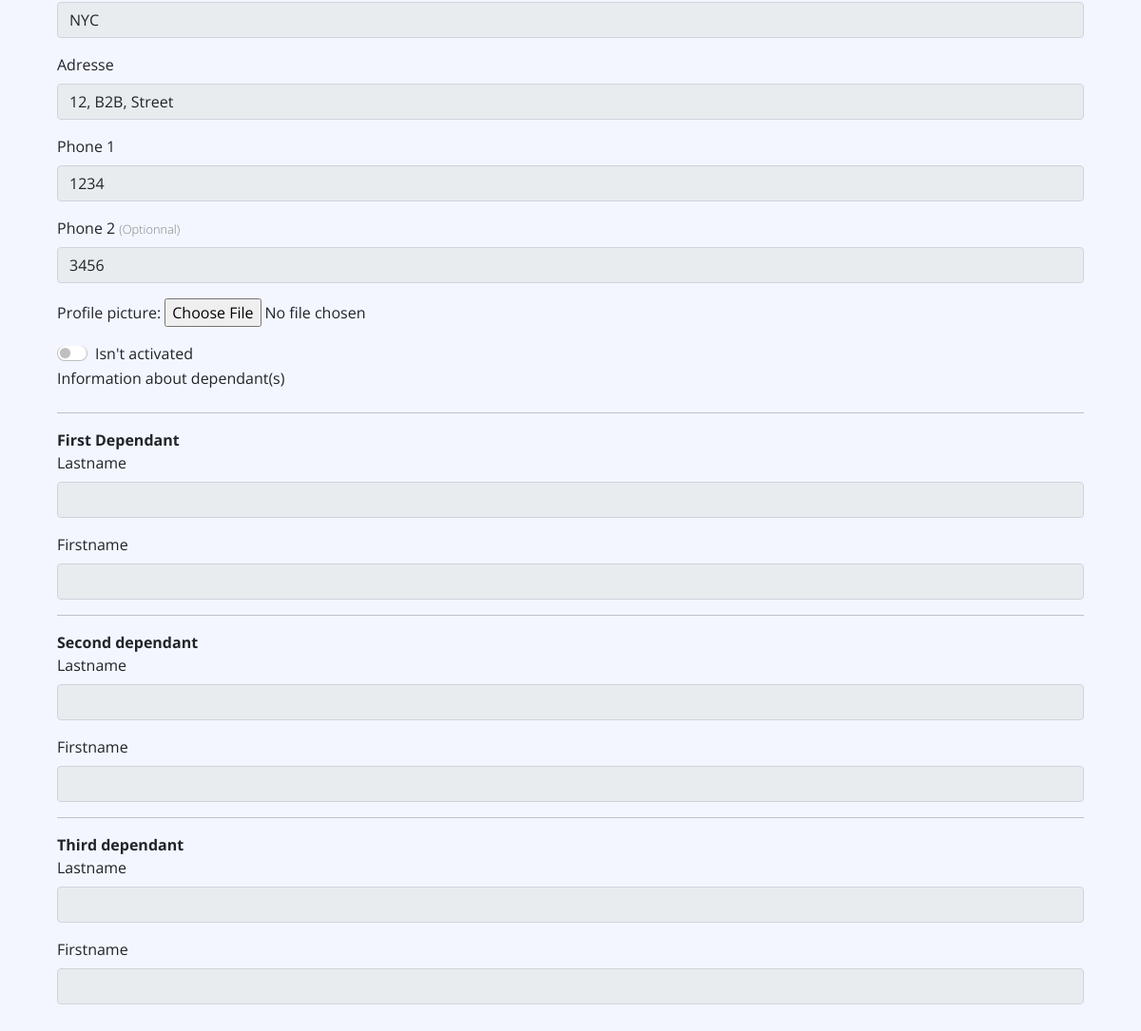
Before: /View/person-details.php?person-details=1 (signed in, lower part) with the older database file.
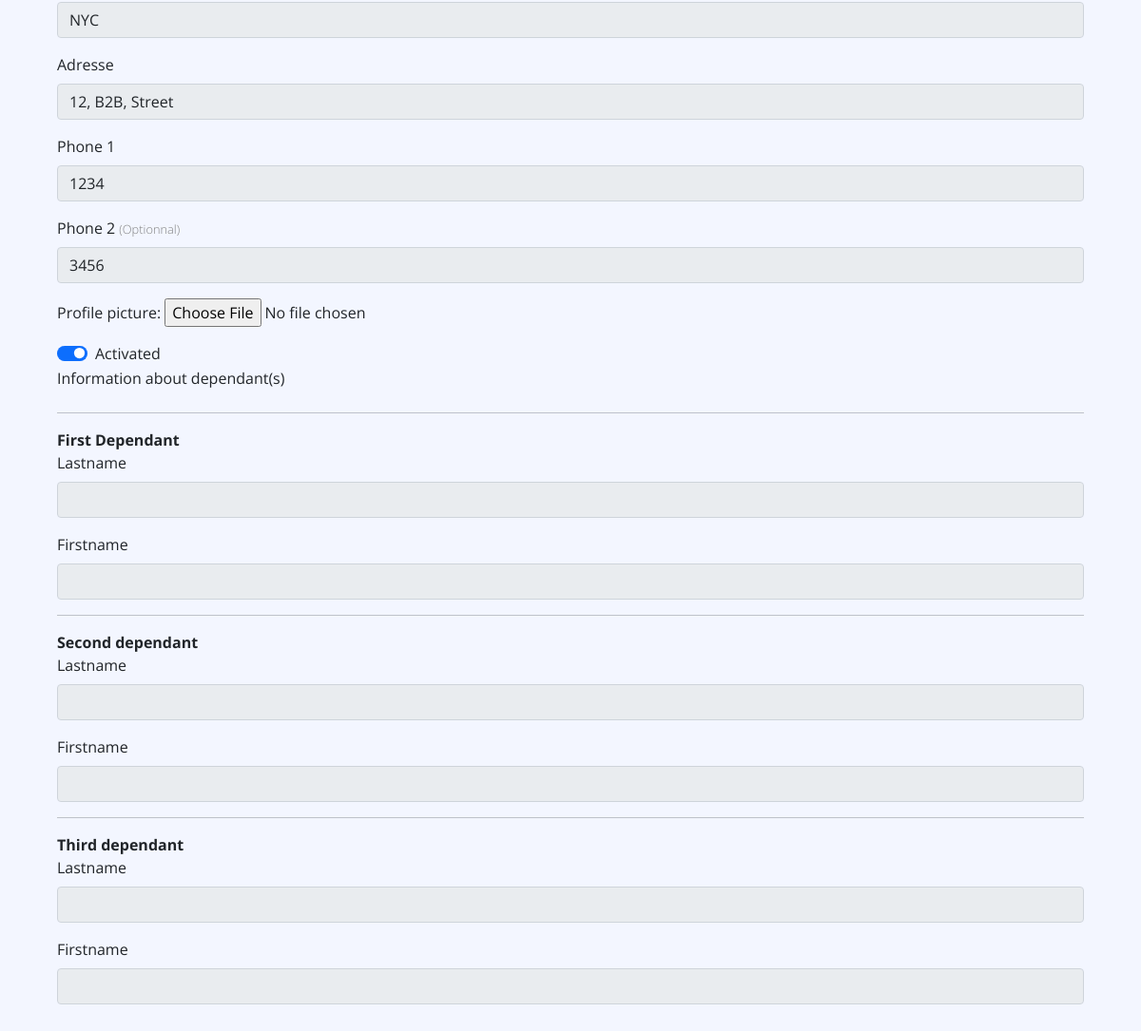
After: the same page with the newer database file.
### tables this page shows
CREATE TABLE `personne` (
  `id_person` int(11) NOT NULL,
  `nom` varchar(50) NOT NULL,
  `prenom` varchar(50) NOT NULL,
  `date_naissance` date NOT NULL,
  `lieu_naissance` varchar(50) NOT NULL,
  `telephone_1` varchar(20) NOT NULL,
  `telephone_2` varchar(20) NOT NULL,
  `adresse` varchar(100) NOT NULL,
  `email` varchar(50) NOT NULL,
  `profile_image` varchar(255) NOT NULL,
  `date_exp` date NOT NULL DEFAULT current_timestamp(),
  `creation_date` date NOT NULL DEFAULT current_timestamp(),
  `id_statut` int(11) NOT NULL,
  `id_dependant` int(11) DEFAULT NULL,
  `id_group` int(11) NOT NULL,
  `id_program` int(11) NOT NULL
);

### View/person-details.php (the view, shortened to what the changed rows need)
<!Doctype html>
<html>
<head>
    <link rel="stylesheet" href="css/style.css">
    <link rel="stylesheet" href="css/main.css">
    <link href="https://cdn.jsdelivr.net/npm/bootstrap@5.0.2/dist/css/bootstrap.min.css" rel="stylesheet">
    <link rel="stylesheet" href="https://cdn.jsdelivr.net/npm/bootstrap-icons@1.5.0/font/bootstrap-icons.css">
</head>
<body class="body">
    <?php
    include_once('header.php');
    ?>
            <?php
            $id_person = $_GET["person-details"];
            ?>
    <div class="third-part-content">
        <form action="" method="post" class="container mb-5">
            <?php
            if (isset($_SESSION["role"]) && $_SESSION["role"] === 1) {
                $edit = "readonly";
            } else {
                $edit = "";
                $editText = '<button type="submit" name="submit" class="mb-5 text-white btn btn-brand"> Save person</button>';
            }
            $query = "SELECT * FROM personne, program, groupe WHERE id_person = $id_person AND groupe.id_program = program.id_program AND personne.id_group = groupe.id_group";
            $result = $conn->query($query);
            if (mysqli_num_rows($result) > 0) {
                while ($row = mysqli_fetch_assoc($result)) {
                    if ($row["id_statut"] == 1) {
                        $checked = "checked";
                        $statut = "Activated";
                    } else {
                        $checked = "";
                        $statut = "Isn't activated";
                    }
                    echo '
                        <img src="../Assets/profile/' . $row["profile_image"] . '" class="profile-img-content" alt="">
                <input type="text" class="form-control" name="nom" id="exampleFormControlInput1" value="' . $row["nom"] . '"' . $edit . ' required>
                <input type="text" class="form-control" name="prenom" id="exampleFormControlInput1" value="' . $row["prenom"] . '"' . $edit . ' required>
                <input type="email" class="form-control" name="email" id="exampleFormControlInput1" value="' . $row["email"] . '"' . $edit . '  required>
                <input type="date" class="form-control" name="date" id="exampleFormControlInput1" value="' . $row["date_naissance"] . '"' . $edit . '  required>
            <div class="mb-3">
                <input type="text" class="form-control" name="lieu" id="exampleFormControlInput1" value="' . $row["lieu_naissance"] . '" ' . $edit . ' required>
            </div>
            <div class="mb-3">
                <label for="exampleFormControlInput1" class="form-label">Adresse</label>
                <input type="text" class="form-control" name="adresse" id="exampleFormControlInput1" value="' . $row["adresse"] . '"' . $edit . '  required>
            </div>
            <div class="mb-3">
                <label for="exampleFormControlInput1" class="form-label">Phone 1</label>
                <input type="number" class="form-control" name="tel_1" id="exampleFormControlInput1"  value="' . $row["telephone_1"] . '" ' . $edit . ' required>
            </div>
            <div class="mb-3">
                <label for="exampleFormControlInput1" class="form-label">Phone 2 <span class="details">(Optionnal)</span></label>
                <input type="number" class="form-control" name="tel_2" value="' . $row["telephone_2"] . '" ' . $edit . '  id="exampleFormControlInput1">
            </div>
            <div class="mb-3 form_field">
                <label for="fileSelect">Profile picture:</label>
                <input type="file" name="fileToUpload" class="form-control-file" value="' . $row["profile_image"] . '" ' . $edit . ' >
            </div>
            <div class="form-check form-switch">
                <input class="form-check-input" type="checkbox" name="id_statut" value="' . $row["id_statut"] . '" ' . $checked . ' ' . $edit . 'id="flexSwitchCheckChecked">
                <label class="form-check-label" for="flexCheckDefault">
                    ' . $statut . '
                </label>
            </div>
            <div class="dependant" id="dependant-list-field">
                <label class="form-label">Information about dependant(s)</label>
            <hr>
            <b>First Dependant</b> <br>
                <div class="mb-3" id="first-dependant">
                    <label for="exampleFormControlInput1" class="form-label">Lastname</label>
                    <input type="text" class="form-control" name="nom_dependant" id="exampleFormControlInput1" ' . $edit . '>
                </div>
                <div class="mb-3"id="first-dependant">
                    <label for="exampleFormControlInput1" class="form-label">Firstname</label>
                    <input type="text" class="form-control" name="prenom_dependant" id="exampleFormControlInput1" ' . $edit . ' >
                </div>
            <hr>
            <div class="second-dependant" id="second-dependant">
                <b>Second dependant</b> <br>
                    <div class="mb-3" id="second-dependant">
                        <label for="exampleFormControlInput1" class="form-label">Lastname</label>
                        <input type="text" class="form-control" name="nom_dependant_2" ' . $edit . ' id="exampleFormControlInput1" >
                    </div>
                    <div class="mb-3"id="first-dependant">
                        <label for="exampleFormControlInput1" class="form-label">Firstname</label>
                        <input type="text" class="form-control" name="prenom_dependant_2" ' . $edit . ' id="exampleFormControlInput1" >
                    </div>
                <hr>
            </div>
            <div class="third-dependant" id="third-dependant">
                <b>Third dependant</b> <br>
                    <div class="mb-3" id="third-dependant">
                        <label for="exampleFormControlInput1" class="form-label">Lastname</label>
                        <input type="text" class="form-control" name="nom_dependant_3" id="exampleFormControlInput1" ' . $edit . ' >
                    </div>
                    <div class="mb-3"id="third-dependant">
                        <label for="exampleFormControlInput1" class="form-label">Firstname</label>
                        <input type="text" class="form-control" name="prenom_dependant_3" id="exampleFormControlInput1" ' . $edit . ' >
                    </div>
                </div>
            </div>';
                }
            }
            ?>
        </form>
    </div>
    <?php
    include_once('footer.php');
    ?>
</body>
</html>

Changed rows visible on the page:
changed personne "NYC": id_statut "☐" → "☑"; id_statut "Isn't activated" → "Activated"
